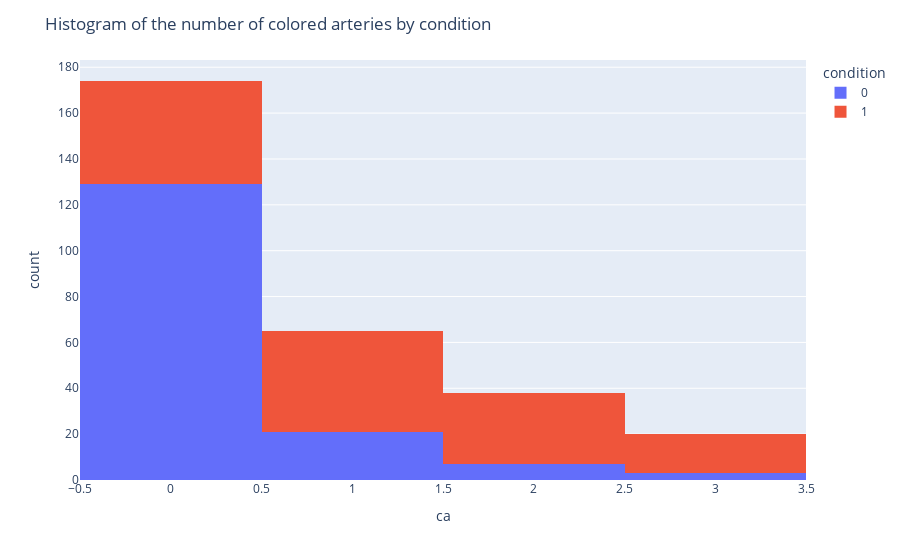

Write notebook code for a chart like this one.
### Code cell
# histogram
fig = px.histogram(df,
               x = 'ca',
               color = 'condition',
               hover_data = df.columns)
fig.update_layout(
    title_text = 'Histogram of the number of colored arteries by condition')
fig.show()

### Figure 1 — Plotly figure (JSON) as saved in the notebook; plotly's stock layout.template omitted (floating-point values rounded to 4 significant figures; data arrays with more than 128 entries replaced by an {"elided": "..."} marker saying what was removed)
{"data": [{"alignmentgroup": "True", "bingroup": "x", "hovertemplate": "condition=0<br>ca=%{x}<br>count=%{y}<extra></extra>", "legendgroup": "0", "marker": {"color": "#636efa"}, "name": "0", "offsetgroup": "0", "orientation": "v", "showlegend": true, "type": "histogram", "x": {"elided": "160 int values"}, "xaxis": "x", "yaxis": "y"}, {"alignmentgroup": "True", "bingroup": "x", "hovertemplate": "condition=1<br>ca=%{x}<br>count=%{y}<extra></extra>", "legendgroup": "1", "marker": {"color": "#EF553B"}, "name": "1", "offsetgroup": "1", "orientation": "v", "showlegend": true, "type": "histogram", "x": {"elided": "137 int values"}, "xaxis": "x", "yaxis": "y"}], "layout": {"barmode": "relative", "legend": {"title": {"text": "condition"}, "tracegroupgap": 0}, "margin": {"t": 60}, "title": {"text": "Histogram of the number of colored arteries by condition"}, "xaxis": {"anchor": "y", "domain": [0, 1], "title": {"text": "ca"}}, "yaxis": {"anchor": "x", "domain": [0, 1], "title": {"text": "count"}}}}
